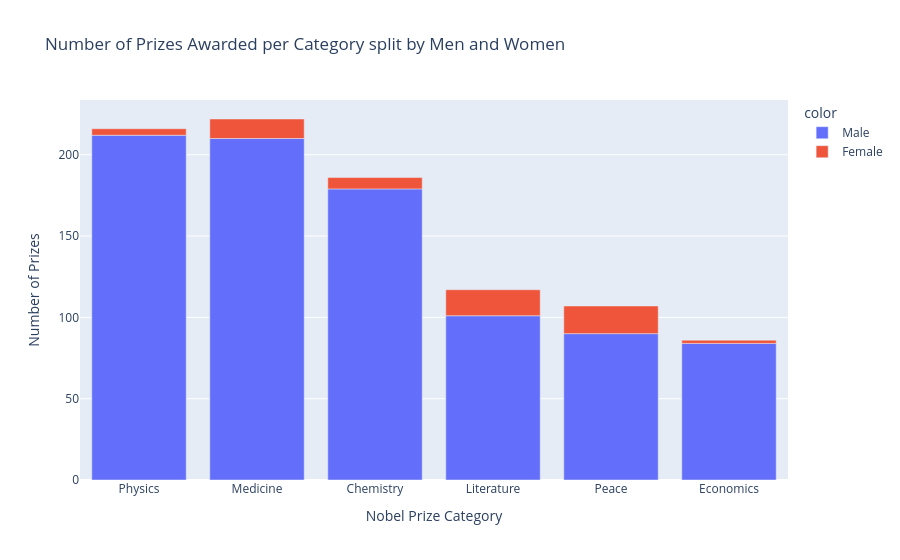

Write notebook code for a chart like this one.
### Code cell
v_bar_split = px.bar(x = cat_female_male.category,
                     y = cat_female_male.prize,
                     color = cat_female_male.sex,
                     title='Number of Prizes Awarded per Category split by Men and Women')
v_bar_split.update_layout(xaxis_title='Nobel Prize Category',
                          yaxis_title='Number of Prizes')

v_bar_split.show()

### Figure 1 — Plotly figure (JSON) as saved in the notebook; plotly's stock layout.template omitted (floating-point values rounded to 4 significant figures)
{"data": [{"hovertemplate": "color=Male<br>x=%{x}<br>y=%{y}<extra></extra>", "legendgroup": "Male", "marker": {"color": "#636efa", "pattern": {"shape": ""}}, "name": "Male", "orientation": "v", "showlegend": true, "textposition": "auto", "x": ["Physics", "Medicine", "Chemistry", "Literature", "Peace", "Economics"], "xaxis": "x", "y": [212, 210, 179, 101, 90, 84], "yaxis": "y", "type": "bar"}, {"hovertemplate": "color=Female<br>x=%{x}<br>y=%{y}<extra></extra>", "legendgroup": "Female", "marker": {"color": "#EF553B", "pattern": {"shape": ""}}, "name": "Female", "orientation": "v", "showlegend": true, "textposition": "auto", "x": ["Peace", "Literature", "Medicine", "Chemistry", "Physics", "Economics"], "xaxis": "x", "y": [17, 16, 12, 7, 4, 2], "yaxis": "y", "type": "bar"}], "layout": {"xaxis": {"anchor": "y", "domain": [0.0, 1.0], "title": {"text": "Nobel Prize Category"}}, "yaxis": {"anchor": "x", "domain": [0.0, 1.0], "title": {"text": "Number of Prizes"}}, "legend": {"title": {"text": "color"}, "tracegroupgap": 0}, "title": {"text": "Number of Prizes Awarded per Category split by Men and Women"}, "barmode": "relative"}}
